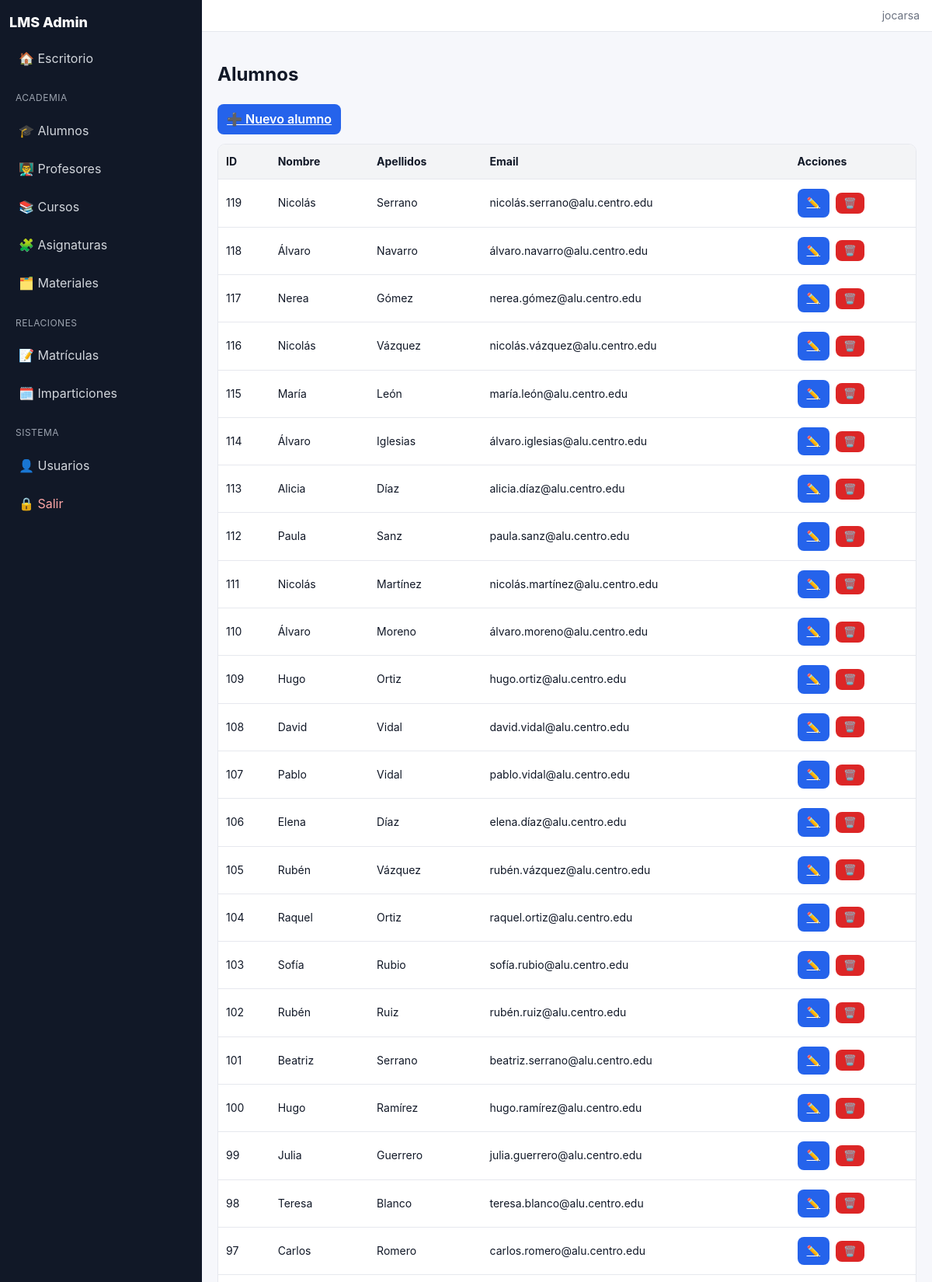
Page /admin/alumnos (signed in, upper part) on the committed database.
### tables this page shows
CREATE TABLE alumnos(
        id INTEGER PRIMARY KEY AUTOINCREMENT,
        nombre TEXT NOT NULL,
        apellidos TEXT NOT NULL,
        email TEXT UNIQUE
    );

### app.py (the view)
@app.route("/admin/alumnos")
@login_required
def alumnos_list():
    db = get_db()
    items = db.execute("SELECT * FROM alumnos ORDER BY id DESC").fetchall()
    return render_template("alumnos_list.html", items=items)

### app.py (called while the page is built)
def get_db():
    if "db" not in g:
        conn = sqlite3.connect(DB_PATH)
        conn.row_factory = sqlite3.Row
        g.db = conn
    return g.db

def login_required(view):
    from functools import wraps
    @wraps(view)
    def wrapped(*args, **kwargs):
        if "user_id" not in session:
            return redirect(url_for("login"))
        return view(*args, **kwargs)
    return wrapped

@app.before_request
def _ensure_schema():
    ensure_student_front_schema()

### templates/alumnos_list.html
{% extends "base.html" %}
{% block content %}
<h2>Alumnos</h2>
<a class="btn" href="{{ url_for('alumnos_nuevo') }}">➕ Nuevo alumno</a>
<table>
  <thead><tr><th>ID</th><th>Nombre</th><th>Apellidos</th><th>Email</th><th>Acciones</th></tr></thead>
  <tbody>
    {% for it in items %}
    <tr>
      <td>{{ it.id }}</td>
      <td>{{ it.nombre }}</td>
      <td>{{ it.apellidos }}</td>
      <td>{{ it.email or '' }}</td>
      <td class="actions">
        <a class="btn" href="{{ url_for('alumnos_editar', item_id=it.id) }}">✏️</a>
        <form method="post" action="{{ url_for('alumnos_eliminar', item_id=it.id) }}" onsubmit="return confirm('Eliminar?')">
          <button class="danger">🗑️</button>
        </form>
      </td>
    </tr>
    {% endfor %}
  </tbody>
</table>
{% endblock %}

### static/style.css (style rules this page uses)
:root { --bg:#f6f7fb; --surface:#ffffff; --border:#e6e8ee; --muted:#6b7280; --text:#111827; --primary:#2563eb; --primary-ink:#ffffff; --danger:#dc2626; --ok:#059669; --sidebar-bg:#111827; --sidebar-ink:#d1d5db; --sidebar-active:#1f2937; }
* { box-sizing:border-box; }
html,body { height:100%; }
body { margin:0; font-family:Inter, ui-sans-serif, system-ui, -apple-system, Segoe UI, Roboto, Ubuntu; background:var(--bg); color:var(--text); line-height:1.45; }
.btn { display:inline-block; padding:8px 12px; background:var(--primary); color:var(--primary-ink); border:none; border-radius:8px; font-weight:600; cursor:pointer; }
.danger { background:var(--danger); color:#fff; border:none; padding:6px 10px; border-radius:8px; cursor:pointer; }
table { width:100%; border-collapse:separate; border-spacing:0; margin-top:12px; background:var(--surface); border:1px solid var(--border); border-radius:10px; overflow:hidden; }
thead { background:#f3f4f6; }
th, td { padding:12px 10px; border-bottom:1px solid var(--border); text-align:left; font-size:14px; }
.actions { display:flex; gap:8px; align-items:center; }

### rows in the picture
alumnos: id "119", nombre "Nicolás", apellidos "Serrano", email "nicolás.serrano@alu.centro.edu"
alumnos: id "118", nombre "Álvaro", apellidos "Navarro", email "álvaro.navarro@alu.centro.edu"
alumnos: id "117", nombre "Nerea", apellidos "Gómez", email "nerea.gómez@alu.centro.edu"
alumnos: id "116", nombre "Nicolás", apellidos "Vázquez", email "nicolás.vázquez@alu.centro.edu"
alumnos: id "115", nombre "María", apellidos "León", email "maría.león@alu.centro.edu"
alumnos: id "114", nombre "Álvaro", apellidos "Iglesias", email "álvaro.iglesias@alu.centro.edu"
alumnos: id "113", nombre "Alicia", apellidos "Díaz", email "alicia.díaz@alu.centro.edu"
alumnos: id "112", nombre "Paula", apellidos "Sanz", email "paula.sanz@alu.centro.edu"
alumnos: id "111", nombre "Nicolás", apellidos "Martínez", email "nicolás.martínez@alu.centro.edu"
alumnos: id "110", nombre "Álvaro", apellidos "Moreno", email "álvaro.moreno@alu.centro.edu"
alumnos: id "109", nombre "Hugo", apellidos "Ortiz", email "hugo.ortiz@alu.centro.edu"
alumnos: id "108", nombre "David", apellidos "Vidal", email "david.vidal@alu.centro.edu"
alumnos: id "107", nombre "Pablo", apellidos "Vidal", email "pablo.vidal@alu.centro.edu"
alumnos: id "106", nombre "Elena", apellidos "Díaz", email "elena.díaz@alu.centro.edu"
alumnos: id "105", nombre "Rubén", apellidos "Vázquez", email "rubén.vázquez@alu.centro.edu"
alumnos: id "104", nombre "Raquel", apellidos "Ortiz", email "raquel.ortiz@alu.centro.edu"
alumnos: id "103", nombre "Sofía", apellidos "Rubio", email "sofía.rubio@alu.centro.edu"
alumnos: id "102", nombre "Rubén", apellidos "Ruiz", email "rubén.ruiz@alu.centro.edu"
alumnos: id "101", nombre "Beatriz", apellidos "Serrano", email "beatriz.serrano@alu.centro.edu"
alumnos: id "100", nombre "Hugo", apellidos "Ramírez", email "hugo.ramírez@alu.centro.edu"
alumnos: id "99", nombre "Julia", apellidos "Guerrero", email "julia.guerrero@alu.centro.edu"
alumnos: id "98", nombre "Teresa", apellidos "Blanco", email "teresa.blanco@alu.centro.edu"
alumnos: id "97", nombre "Carlos", apellidos "Romero", email "carlos.romero@alu.centro.edu"

### other values in the picture
{{ session.get('username','') }} "jocarsa"
